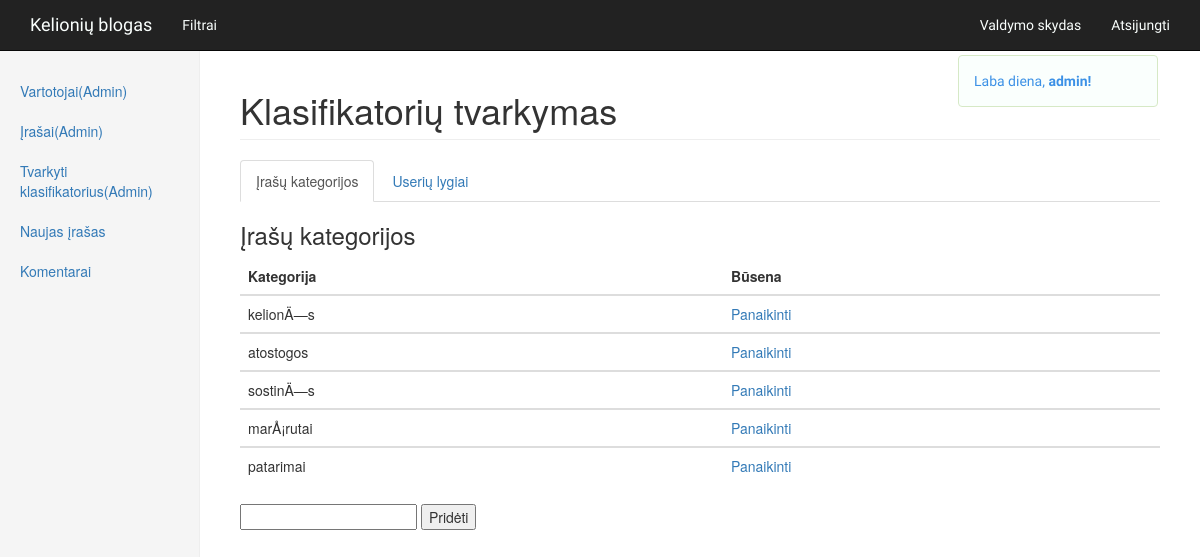
/admin.php?type=add-category (signed in), run on the app's committed database.
### tables this page shows
CREATE TABLE `users` (
  `id` int(11) NOT NULL,
  `username` varchar(255) NOT NULL,
  `email` varchar(255) NOT NULL,
  `password` varchar(255) NOT NULL,
  `user_level` int(11) NOT NULL DEFAULT '3',
  `type` varchar(11) NOT NULL DEFAULT 'a',
  `timestamp` datetime NOT NULL DEFAULT CURRENT_TIMESTAMP
);

CREATE TABLE `category` (
  `id` int(11) NOT NULL,
  `category_name` varchar(255) NOT NULL,
  `status` varchar(10) NOT NULL DEFAULT 'a'
);

### functions.php (called while the page is built, shortened)
<?php
include('config.php');
function loggedIn(){
    if(isset($_SESSION['user_id']) AND !empty($_SESSION['user_id'])){
        return true;
    }else{
        return false;
    }
}
if(loggedIn()){
    $my_id = $_SESSION['user_id'];
    $user_query = mysqli_query($db_connect, "SELECT username, user_level FROM users WHERE id = '$my_id'");
    $run_user = mysqli_fetch_array($user_query);
    $username = $run_user['username'];
    $user_level = $run_user['user_level'];
}

### admin.php (the view, shortened to what this page needs)
<?php
include('head.php');
include('functions.php');
include('navbar.php');
if(loggedIn()){
?>
<div class="container-fluid ">
    <div class="row">
        <div class="col-sm-3 col-md-2 sidebar">
            <ul class="nav nav-sidebar">
            <?php if($user_level == 1){
                ?>
                    <li ><a href="admin.php?type=user">Vartotojai(Admin)</a></li>
                    <li><a href="admin.php?type=entries">Įrašai(Admin)</a></li>
                    <li><a href="admin.php?type=add-category">Tvarkyti klasifikatorius(Admin)</a></li>
                    <?php
            }
            ?>
                    <li><a href="add-post.php">Naujas įrašas</a></li>
                    <li><a href="admin.php?type=comment">Komentarai</a></li>
            </ul>
        </div>
    </div>
</div>
<?php
if (isset($_GET['type']) AND $_GET['type']==='user'){
    if($user_level == 1){
?>
<div class="col-sm-9 col-sm-offset-3 col-md-10 col-md-offset-2 main">
    <h1 class="page-header">Vartotojų valdymas</h1>
    <h4 class="sub-header">Vartotojų sąrašas</h4>
          <div class="table-responsive">
            <table class="table table-hover">
                <thead>
                    <tr>
                    <th>Vartotojo vardas</th>
                    <th>el. paštas</th>
                    <th>Rolė</th>
                    <th>Būsena</th>
                    <th>Sukūrimo data</th>
                    <th>Veiksmai</th>
                    </tr>
                </thead>
        <?php
            $list_query = mysqli_query($db_connect, "SELECT id, username, email, user_level, type, timestamp FROM users");
            while($run_list = mysqli_fetch_array($list_query)){
                $list_id = $run_list['id'];
                $list_username = $run_list['username'];
                $list_email = $run_list['email'];
                $list_user_level = $run_list['user_level'];
                $list_type = $run_list['type'];
                $list_timestamp = $run_list['timestamp'];
                if($list_type == 'a'){
                    $list_type = 'Aktyvus';
                } else {
                    $list_type = 'Deaktyvuotas';
                }
                $level_query = mysqli_query($db_connect, "SELECT name FROM user_level WHERE id = '{$list_user_level}'");
                while($run_level = mysqli_fetch_array($level_query)){
                    $list_user_level = $run_level['name'];
                ?>
                <tbody>
                    <tr>
                        <td><a href="single-user.php?username=<?=$list_username?>"><?=$list_username?></a></td>
                        <td><?=$list_email?></td>
                        <td><?=$list_user_level?></td>
                        <td><?=$list_type?></td>
                        <td><?=$list_timestamp?></td>
                        <?php
                          if($list_type == 'Aktyvus'){
                        ?>
                        <td><a href="ban-user.php?status=<?=$list_type?>&userid=<?=$list_id?>">BAN</a></form></td>
                        <?php } else { ?>
                        <td><a href="ban-user.php?status=<?=$list_type?>&userid=<?=$list_id?>">UNBAN</a></form></td>
                      <?php } ?>
                    </tr>
                </tbody>
                <?php
            }
          }
        ?>
    </table>
    </div>
    </div>
<?php
    }else{
    ?>
        <div class="col-sm-9 col-sm-offset-3 col-md-10 col-md-offset-2 main">
            <h1 class="page-header">Neturite teisės</h1>
        </div>
    <?php
    }
}elseif (isset($_GET['type']) AND $_GET['type']==='add-category' ){
    if($user_level ==1){
    ?>
        <div class="col-sm-9 col-sm-offset-3 col-md-10 col-md-offset-2 main">
            <h1 class="page-header">Klasifikatorių tvarkymas</h1>
                <ul class="nav nav-tabs">
                    <li class="active"><a data-toggle="tab" href="#category">Įrašų kategorijos</a></li>
                    <li><a data-toggle="tab" href="#users">Userių lygiai</a></li>
                </ul>
                <div class="tab-content">
                    <div id="category" class="tab-pane fade in active">
                        <h3>Įrašų kategorijos</h3>
                        <div class="table-responsive">
                        <table class="table table-hover">
                            <thead>
                            <tr>
                                <th>Kategorija</th>
                                <th>Būsena</th>
                            </tr>
                        </thead>
                        <?php
                        $sql = mysqli_query($db_connect, "SELECT * FROM category");
                        while($list = mysqli_fetch_array($sql)){
                            $list_category_name = $list['category_name'];
                            $list_status = $list['status'];
                        ?>
                        <tbody>
							<tr>
								<td><?=$list_category_name?></td>
                                <?php if($list_status == 'a'){ ?>
								<td><a href="delete-category.php?category_name=<?=$list_category_name?>">Panaikinti</a></td>
                                <?php } else
                                { ?>
                                    <td><a href="activate-category.php?category_name=<?=$list_category_name?>">Aktyvuoti</a></td>
                                    <?php
                                }
                                ?>
							</tr>
                        </tbody>
				<?php
            }
                ?>
                        </table>
                    </div>
                    <div>
                        <form action="add-category.php" method="POST">
                        <input type="text" name="category_new">
                        <input type="submit" value="Pridėti">
                        </form>
                    </div>
            </div>
			</div>
		</div>
    <?php
    }else{
    ?>
        <div class="col-sm-9 col-sm-offset-3 col-md-10 col-md-offset-2 main">
            <h1 class="page-header">Neturite teisės</h1>
        </div>
    <?php
    }
?>
<?php
}elseif (isset($_GET['type']) AND $_GET['type']==='smth' ){
?>
    <div class="col-sm-9 col-sm-offset-3 col-md-10 col-md-offset-2 main">
    <h1 class="page-header">Dar kažko valdymas valdymas</h1>
<?php
}elseif (isset($_GET['type']) AND $_GET['type']==='smth' ){
?>
    <div class="col-sm-9 col-sm-offset-3 col-md-10 col-md-offset-2 main">
    <h1 class="page-header">Dar kažko valdymas valdymas</h1>
<?php
}
else {
    ?>
    <div class="col-sm-9 col-sm-offset-3 col-md-10 col-md-offset-2 main">
        <h1 class="page-header">Pasirinkite ką norite daryti iš meniu kairėje</h1>
    </div>
<?php
}
} else{
    ?>
    <div class="container">
        <div class="alert alert-danger"  role="alert"><h4>Jūs neprisijungęs kaip administratorius!</h4></div>
    </div>
<?php
}
?>

### navbar.php (shortened to what this page needs)
    <nav class="navbar navbar-inverse navbar-fixed-top" role="navigation">
        <div class="container customfont-style">
            <div class="navbar-header">
                <a class="navbar-brand font-navrow" href="index.php">Kelionių blogas</a>
            </div>
            <div class="collapse navbar-collapse font-navrow" id="bs-example-navbar-collapse-1">
                 <ul class="nav navbar-nav">
                    <li><a href="#" id="toggle-filter-div">Filtrai</a></li>
                </ul>
                <ul class="nav navbar-nav navbar-right">
<?php
if(loggedIn()){
?>
                    <li><a href="admin.php">Valdymo skydas</a></li>
                    <li><a href="logout.php">Atsijungti</a></li>
                    <?php
                    }else{
                        ?>
                    <li><a data-toggle="modal"  href="index.php#login-modal">Prisijungti</a></li>
                    <?php
                    }
                    ?>
                </ul>
            </div>
        </div>
<?php
if(loggedIn()){	?>
		 <div class="alert alert-success alert-style" id="hello-login-popup">
	<script type="text/javascript">document.write(hello)</script><strong><?=$username?>! </strong>
</div> <?php } ?>
    </nav>

### css/custom.css (style rules this page uses)
.navbar-inverse .navbar-brand { color: #FAFFFD; }
.customfont-style { font-family: 'Basic', sans-serif; }
.alert-style { width: 200px; position: absolute; right: 42px; top: 55px; }
.alert-success { color: #3C91E6; background-color: #FAFFFD; font-family: 'Basic', sans-serif; }
.font-navrow { font-family: 'Freckle Face', cursive; }
.navbar-inverse .navbar-nav>li>a { color: #FAFFFD; }
.sidebar { display: none; }
@media (min-width: 768px) { .sidebar { position: fixed; top: 51px; bottom: 0; left: 0; z-index: 1000; display: block; padding: 20px; overflow-x: hidden; overflow-y: auto; background-color: #f5f5f5; border-right: 1px solid #eee; } }
.nav-sidebar { margin-right: -21px; margin-bottom: 20px; margin-left: -20px; }
.nav-sidebar>li>a { padding-right: 20px; padding-left: 20px; }
.main { padding: 20px; }
@media (min-width: 768px) { .main { padding-right: 40px; padding-left: 40px; } }
.main .page-header { margin-top: 0; }

### data on the page
users: username "admin"
category: category_name "kelionÄ—s"
category: category_name "atostogos"
category: category_name "sostinÄ—s"
category: category_name "marÅ¡rutai"
category: category_name "patarimai"
